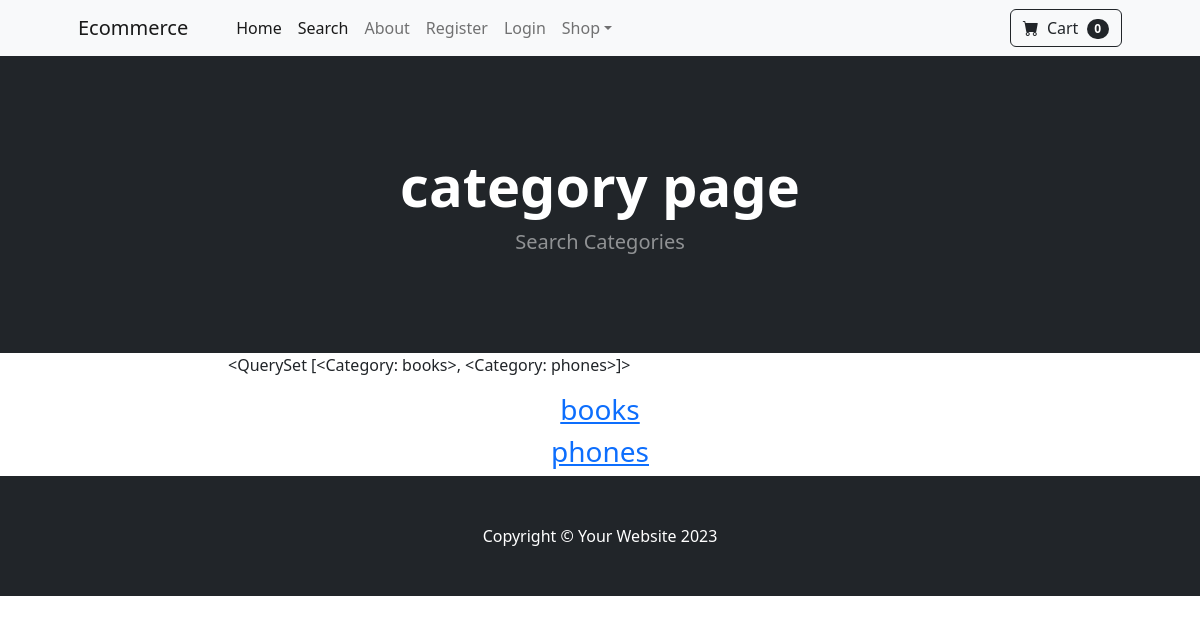
The app's page /category_summary/ with its own data.
### store/models.py (models this page shows)
class Category(models.Model):
    name = models.CharField(max_length=50)
    def __str__(self):
        return self.name
    class Meta:
        verbose_name_plural = 'categories'

### store/views.py (the view)
# urls.py: path('category_summary/', views.category_summary, name='category_summary'),
def category_summary(request):
        categories = Category.objects.all()
        return render(request, 'category_summary.html', {'categories': categories})

### cart/cart.py (called while the page is built)
    def __len__(self):
        return len(self.cart)

### cart/context_processors.py (called while the page is built)
def cart(request):
    return {'cart': Cart(request)}

### store/templates/category_summary.html
{% extends 'base.html' %}
{% block content %}
<header class="bg-dark py-5">
    <div class="container px-4 px-lg-5 my-5">
        <div class="text-center text-white">
            <h1 class="display-4 fw-bolder">category page </h1>
            <p class="lead fw-normal text-white-50 mb-0">Search Categories</p>
        </div>
    </div>
</header>
<div class="container">
    <div class="row">
        <center>
            <div class="col-8">
                <p align = "justify">
                   {{ categories }}
                   {% for category in categories %}
                   <h3><a href="{% url 'category' category %}">{{ category }}</a></h3>
                   {% endfor %}
        </center>
    </div>
</div>
{% endblock %}

### records on screen
Category: name.name "<QuerySet [<Category: books>, <Category: phones>]>", name "books"
Category: name "phones"

### other values on screen
{{ cart|length }} "0"
